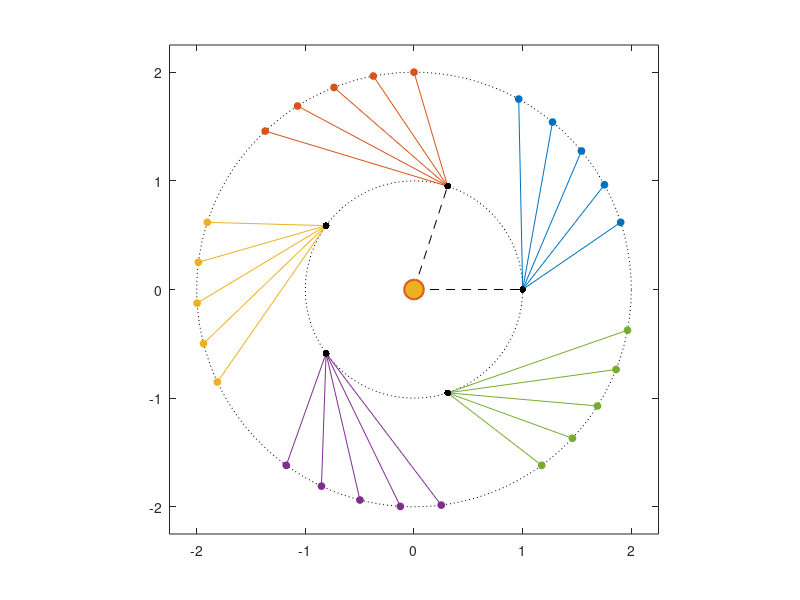

Write the MATLAB code that produced this figure.
close all
figure
theta = linspace(0, 2*pi, 100);


% Plotting Orbits
plot(cos(theta), sin(theta), "k:", "HandleVisibility", "off")
hold on
plot(2*cos(theta), 2*sin(theta), "k:", "HandleVisibility", "off")

% Launch Dates
n = 5;
thetaL = linspace(0, 2*pi, n+1);
xL = cos(thetaL);
yL = sin(thetaL);
color = {'#0072BD', '#D95319', '#EDB120', '#7E2F8E', '#77AC30', '#4DBEEE', '#A2142F'};

% First Flyby Dates
thetaP = linspace(0.05*2*pi, 0.2*2*pi, n+1);
for i = 1:n
    xL_ = xL(i);
    yL_ = yL(i);
    color_ = color{i};
    thetaL_ = thetaL(i);
    for j = 1:n
        xF = 2*cos(thetaL_ + thetaP(j));
        yF = 2*sin(thetaL_ + thetaP(j));
        scatter(xF, yF, 25, "filled", "MarkerEdgeColor", color_, "MarkerFaceColor", color_)
        plot([xL_ xF], [yL_ yF], 'color', color_)
    end
end

plot([0, xL(1)], [0, yL(1)], "k--")
plot([0, xL(2)], [0, yL(2)], "k--")

% Plotting Launch Dates
for i = 1:n
    scatter(xL(i), yL(i), 25, "k", "filled")% "filled", "MarkerEdgeColor", color{i}, "MarkerFaceColor", color{i})
end

% Plotting Sun
scatter(0, 0, 200, 'o', 'MarkerEdgeColor', [0.85,0.33,0.10], "MarkerFaceColor", [0.93,0.69,0.13], "LineWidth", 1.5, "HandleVisibility", "off")

% Setting Plot Properties
hold off
axis equal square
xlim([-2.25 2.25])
ylim([-2.25 2.25])